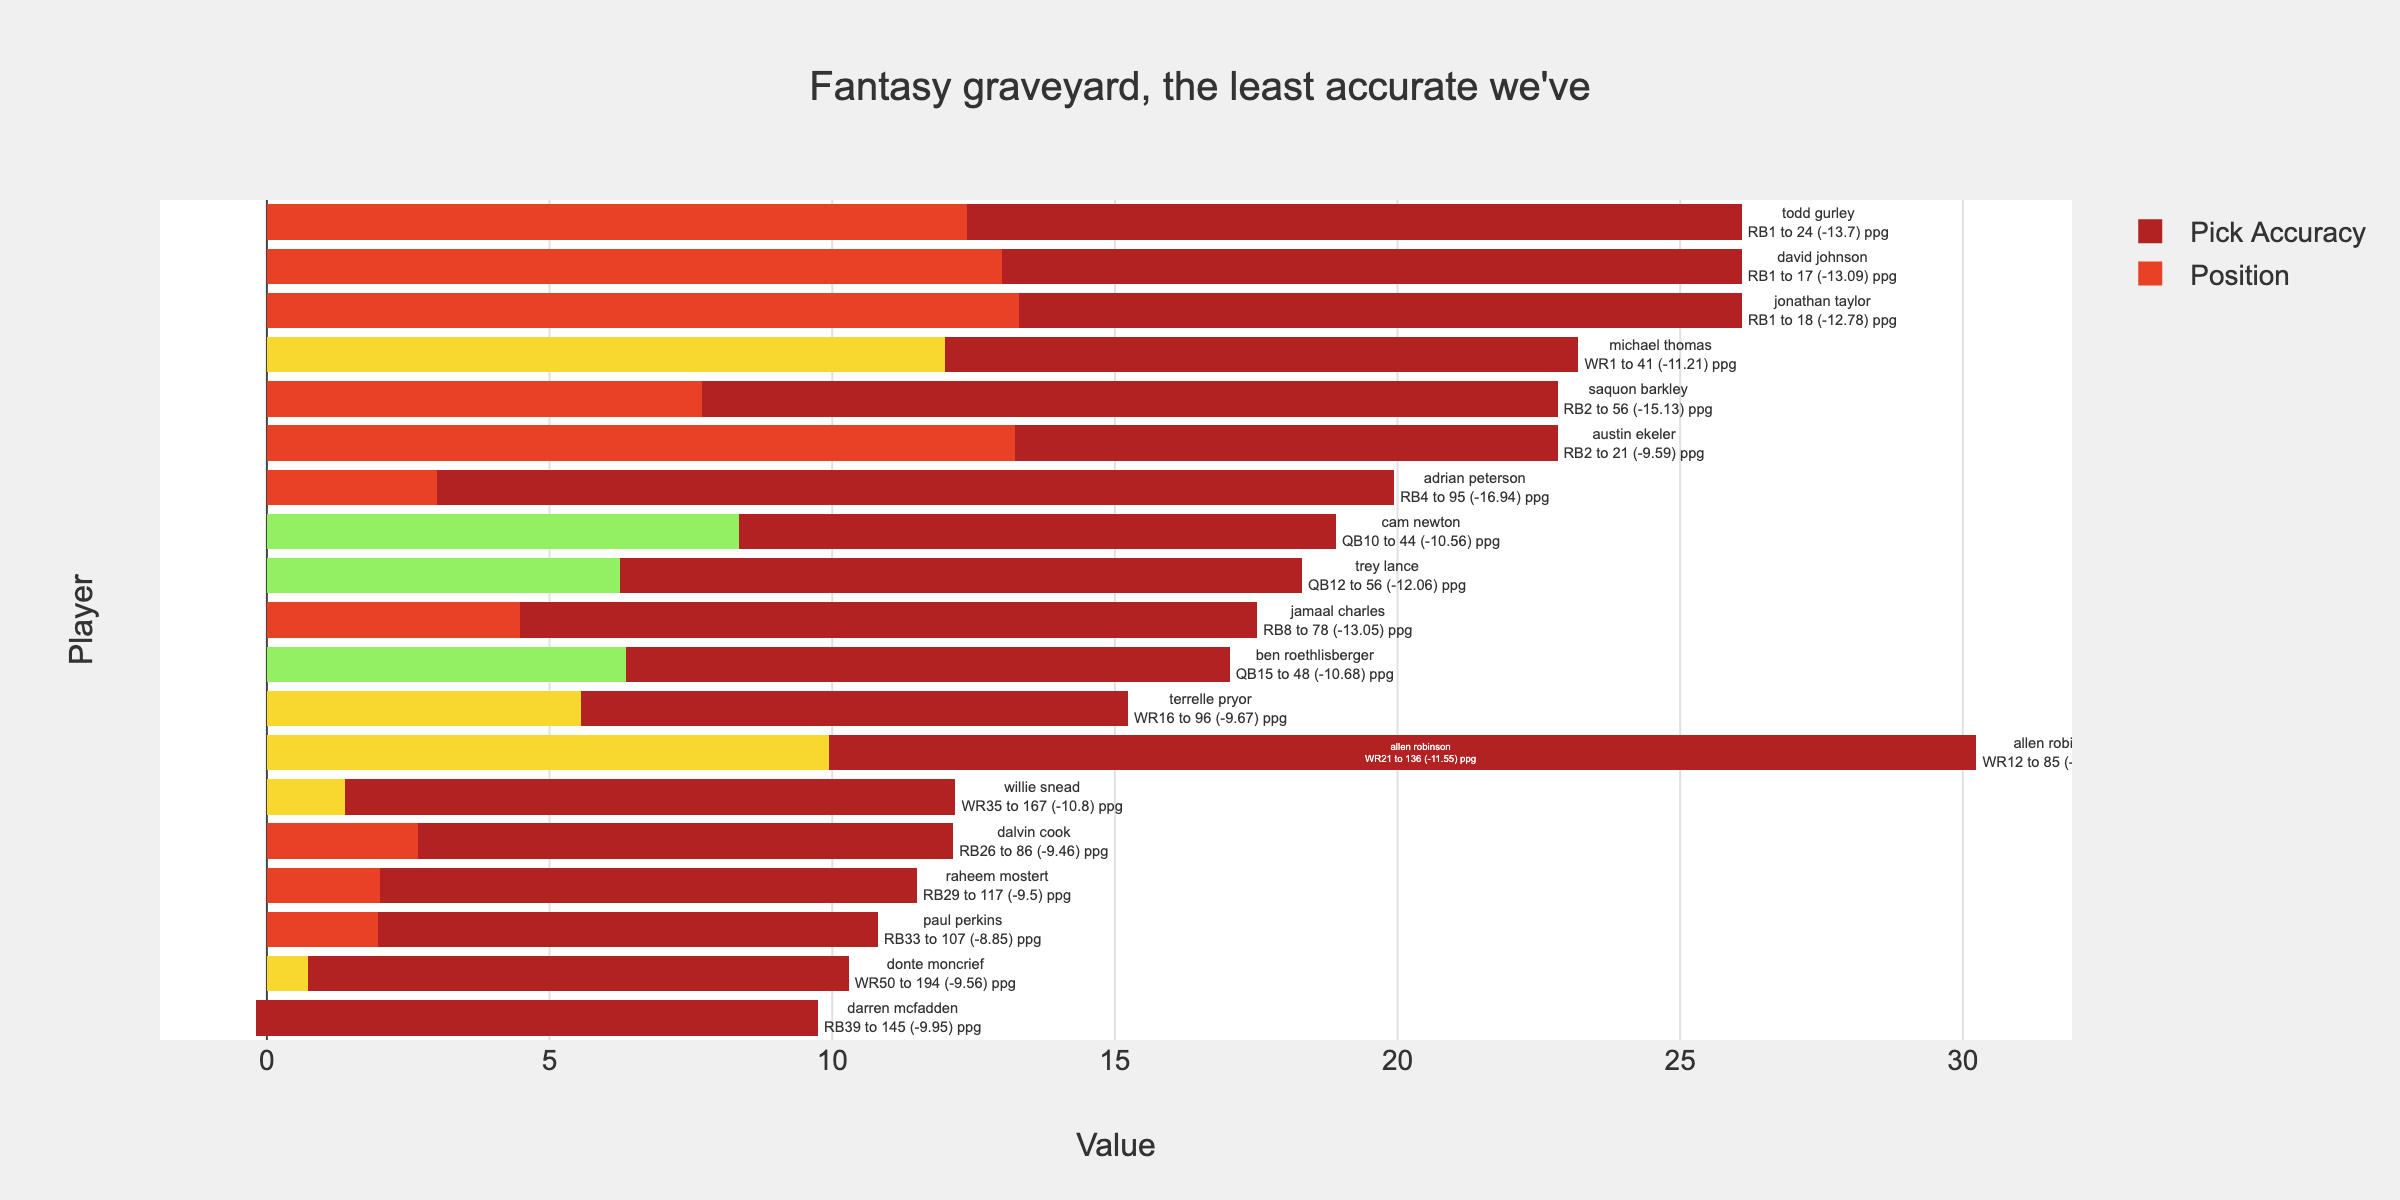

Write the Python code that produced this figure.
# expected_total.py
import sys
from pathlib import Path
import plotly.io as pio
import plotly.graph_objects as go
import pandas as pd
import plotly.express as px

# Define the path to the styles directory
styles_path = Path(__file__).resolve().parent.parent.parent / 'utils'
# Add the styles directory to sys.path
sys.path.append(str(styles_path.resolve()))

# Import the custom template
from style import custom_template, color_palette
# Import the custom template
from query import query

# Set the custom template as the default
pio.templates.default = custom_template

# Get data for our query
df = query('image_ep_1_accuracy_graph_focus2','accuracy_focus.sql')
df = df.sort_values(by='expected_ppg', ascending=True)

# Define the color mapping for positions
position_color_map = {
    'RB': '#E94126',  # Red for RB
    'QB': '#93F063',  # Green for QB
    'TE': '#3E3BD0',  # Blue for TE
    'WR': '#F8D82F'   # Yellow for WR
}

# Create a stacked horizontal bar chart
fig = go.Figure()

# First series (base of the bar)
fig.add_trace(go.Bar(
    x=df['bar_start'],  # Starting value for the bar
    y=df['name'],  # Bar per player
    orientation='h',  # Horizontal bar chart
    marker_color=[position_color_map[pos] for pos in df['position']],  # Base color depends on position
    name='Position',  # Name for the legend
    showlegend=True
))

# Second series (stacked on top of the base)
fig.add_trace(go.Bar(
    x=df['abs_pick_accuracy'],  # Height of the stacked bar
    y=df['name'],  # Bar per player
    orientation='h',  # Horizontal bar chart
    marker_color=df['bar_color'],  # Stacked bar colors from "bar_color" column
    name='Pick Accuracy',  # Name for the legend
    text=df['label'],  # Labels from "label" column
    textposition='outside',  # Positioning the text on the bars
    textfont_size=20,  # Set font size with a dict
    showlegend=True
))

fig.update_yaxes(showticklabels=False)

# Update layout to stack bars
fig.update_layout(
    title="Fantasy graveyard, the least accurate we've",
    xaxis_title="Value",
    yaxis_title="Player",
    barmode='stack',  # Enables stacked bars
    height=600,
    width=1200
)

# Save the figure
fig.write_image('accuracy_worst.png', scale=2)
